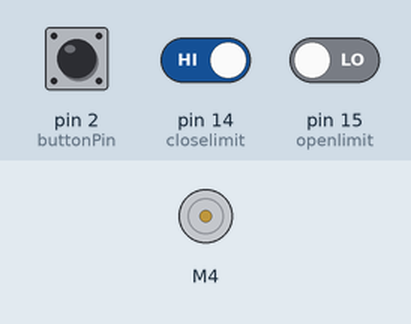
This sketch was run on a simulated Arduino Uno, built with avr-gcc and run on an emulated ATmega328P. Shown: DC motor (green arrow = forward, orange = backward, longer = faster). The test bench sets the inputs (shaded band); at power-on: pin 2 (buttonPin) LOW, pin 14 (closelimit) HIGH, pin 15 (openlimit) LOW. The local clock reads 2024-03-15 10:24:30 at power-on unless the sketch sets it; what the sketch prints to the serial monitor is not drawn.

Above: at 1.2 s.
1.3 s: pin 2 (buttonPin) pulled HIGH for 0.15 s
At 1.8 s:
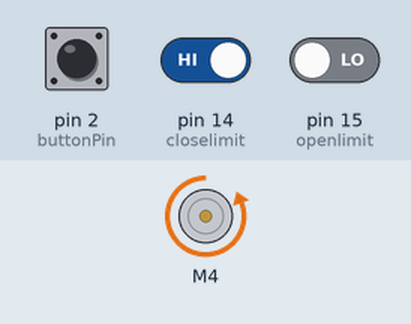
2.9 s: pin 14 (closelimit) driven LOW
At 5.4 s:
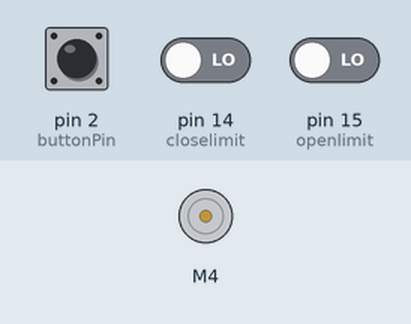
8.3 s: pin 2 (buttonPin) driven HIGH and pin 15 (openlimit) driven HIGH
At 9.5 s:
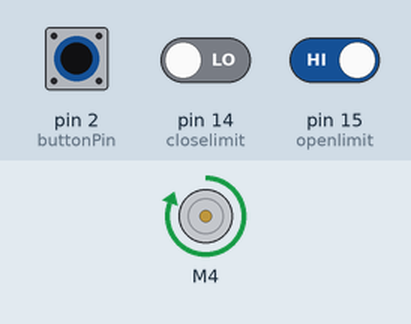
9.8 s: pin 15 (openlimit) driven LOW
At 10.9 s:
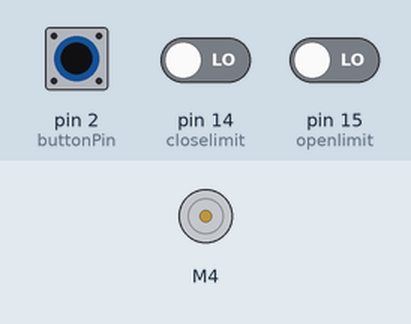
11.3 s: pin 15 (openlimit) driven HIGH
At 12.3 s:
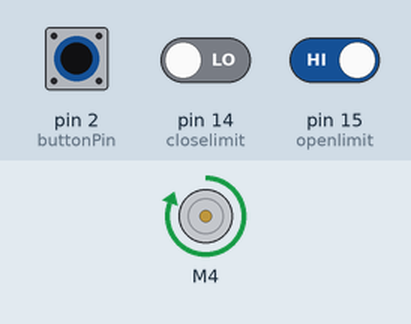
Timing chart, 0 to 13.8 s (numbered marks = the images above; inputs shaded):
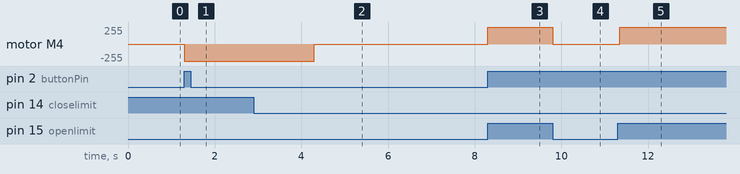

Measured:
- after the input at 1.3 s, motor M4: stopped → backward 255/255 at once
- after the input at 2.9 s, motor M4: backward 255/255 → stopped after 1.4 s
- after the input at 8.3 s, motor M4: stopped → forward 255/255 at once
- after the input at 9.8 s, motor M4: forward 255/255 → stopped at once
- after the input at 11.3 s, motor M4: stopped → forward 255/255 after 0.05 s

The sketch:

chicken_door.ino
```cpp
#include <AFMotor.h>
#include <Wire.h>
#include "RTClib.h"

RTC_DS1307 RTC;
// constants won't change. They're used here to
// set pin numbers:
const int buttonPin = 2;     // the number of the pushbutton pin
const int closelimit = 14;
const int openlimit = 15;
const int CLOSED = 0;
const int OPEN = 1;
const int UNDETERMINED = 2;

// variables will change:
int buttonState = 0;         // variable for reading the pushbutton status
int doorstate = 0;

AF_DCMotor motor(4, MOTOR12_64KHZ); // create motor #4, 64KHz pwm

void setup() {
// initialize the pushbutton pin as an input:
pinMode(buttonPin, INPUT);
pinMode(closelimit, INPUT);
pinMode(openlimit, INPUT);
Serial.begin(57600); // set up Serial library at 9600 bps
motor.setSpeed(255); // set the speed to 200/255

Wire.begin();
RTC.begin();
if (! RTC.isrunning()) {
  Serial.println("RTC is NOT running!");
  // following line sets the RTC to the date & time this sketch was compiled
  //RTC.adjust(DateTime(__DATE__, __TIME__));
  }
}

void loop() {
  //DateTime now = RTC.now();
  setdoorstate();
  //checkdoorstatus();
  buttonState = digitalRead(buttonPin);
  if (buttonState == HIGH) {
    Serial.print("Door state is ");
    Serial.println(doorstate);
    if (doorstate == CLOSED) {
      opendoor();
    } else {
      closedoor();
    }
  }
  delay(100);
}

void setdoorstate() {
  if (digitalRead(closelimit) == LOW) { doorstate = CLOSED; } // checks limit switch and set state accordingly
  else if (digitalRead(openlimit) == LOW) {doorstate = OPEN; }
  else {doorstate = UNDETERMINED; }
}

void closedoor() {
  if(doorstate == CLOSED){
    Serial.println("Door is already Closed, dummy!");
    }else {
    Serial.print("Door is closing ..."); // print out the action of the door:
    motor.run(BACKWARD);
    int counter = 0;
    while ((digitalRead(closelimit) == HIGH) && (counter < 20)) {
      delay(500);// delay to simulate time it take door to close
      counter++;
     // Serial.print(".");
    }
    Serial.println("Door Closed");
    delay(1000);
    motor.run(RELEASE);
    Serial.println(" ");
    doorstate = CLOSED;//set door state
    DateTime now = RTC.now();
    Serial.print(now.year(), DEC);
    Serial.print('/');
    Serial.print(now.month(), DEC);
    Serial.print('/');
    Serial.print(now.day(), DEC);
    Serial.print(' ');
    Serial.print(now.hour(), DEC);
    Serial.print(':');
    Serial.print(now.minute(), DEC);
    Serial.print(':');
    Serial.print(now.second(), DEC);
    Serial.println();
  }
}

void opendoor() {
    if(doorstate == OPEN){
    Serial.println("Door is already Open!");
    } else {
     Serial.print("Door is opening ..");// print out the action of the door:
     motor.run(FORWARD);
     int counter = 0;
     while ((digitalRead(openlimit) == HIGH) && (counter < 20)) {
       delay(500);        // delay to simulate time it take door to close
       counter++;
     //Serial.print(".");
     }
     motor.run(RELEASE);
     Serial.println("Door Opened!");
     Serial.println(" ");
     doorstate = OPEN;  //set door state
     DateTime now = RTC.now();
     Serial.print(now.year(), DEC);
     Serial.print('/');
     Serial.print(now.month(), DEC);
     Serial.print('/');
     Serial.print(now.day(), DEC);
     Serial.print(' ');
     Serial.print(now.hour(), DEC);
     Serial.print(':');
     Serial.print(now.minute(), DEC);
     Serial.print(':');
     Serial.print(now.second(), DEC);
     Serial.println();
 }
}

void checkdoorstatus() {
    //setdoorstate();
    if(doorstate == CLOSED){
    Serial.println("Door is Closed");
    Serial.println(" ");
    } else if (doorstate == OPEN){
    Serial.println("Door is Open");
    Serial.println(" ");
    } else {
    Serial.println("Door state undetermined");
    Serial.println(" ");
  }
}
```
